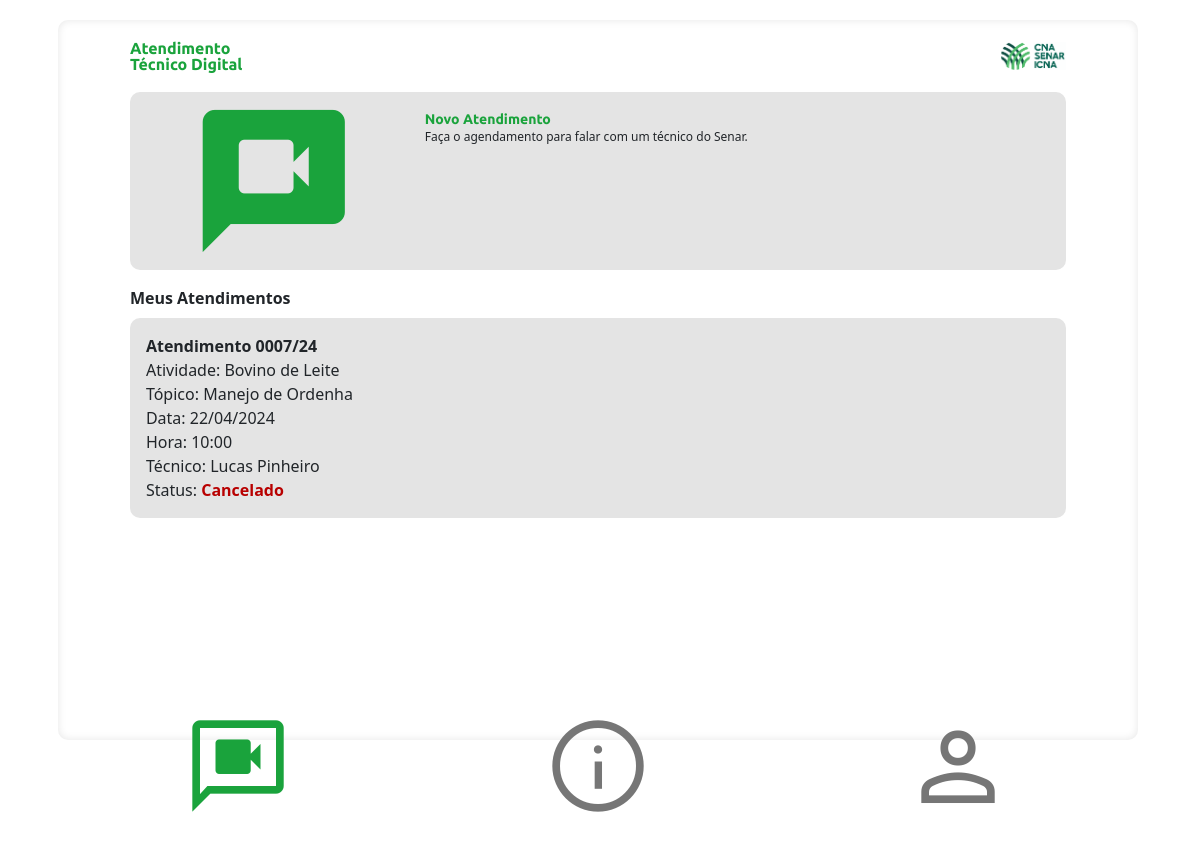
/produtor/meus-atendimentos/ (signed in), run on an earlier commit of the app's database.
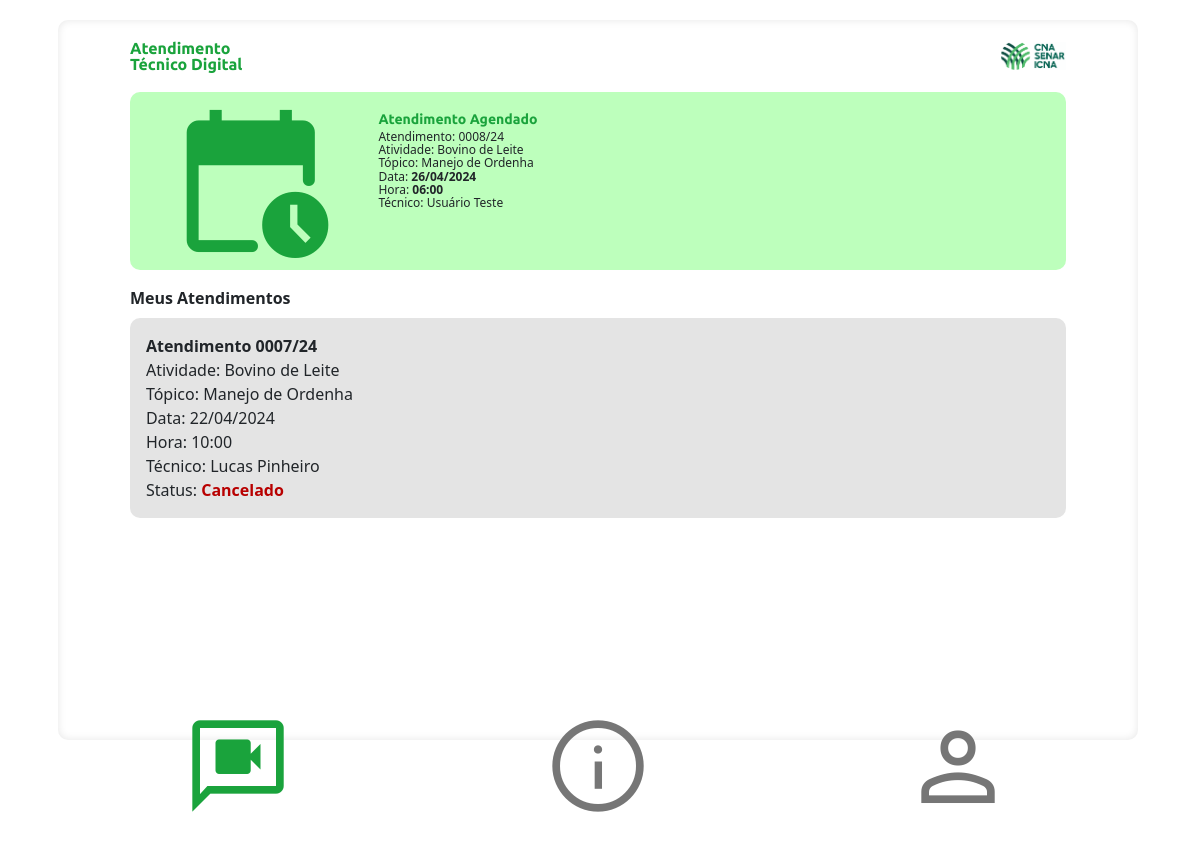
And on a later commit of the database.
### apps/modulo_admin/models.py (models this page shows, shortened)
class Atendimento(models.Model):
    data_registro = models.DateTimeField(auto_now_add=True)
    data_ultima_atualizacao = models.DateTimeField(auto_now=True)
    regional = models.CharField(max_length=2, choices=LISTA_UFS_SIGLAS, null=False, blank=False, default='MS')
    tecnico = models.ForeignKey(Usuario, on_delete=models.SET_NULL, null=True, blank=True, related_name='tecnico_atendimento')
    produtor = models.ForeignKey(Usuario, on_delete=models.SET_NULL, null=True, blank=True, related_name='produtor_atendimento')
    atendimento_retorno = models.BooleanField(default=False)
    atendimento_anterior = models.ForeignKey('self', on_delete=models.SET_NULL, null=True, blank=True, related_name='atendimentos_posteriores')
    atividade_produtiva = models.CharField(max_length=120, choices=ATIVIDADE_PRODUTIVA, null=False, blank=False)
    topico = models.CharField(max_length=120, null=False, blank=False)
    data = models.DateField(null=False, blank=False)
    hora = models.CharField(max_length=5, null=False, blank=False)
    mais_informacoes = models.TextField(null=True, blank=True)
    imagem01 = models.ImageField(null=True, blank=True)
    imagem02 = models.ImageField(null=True, blank=True)
    imagem03 = models.ImageField(null=True, blank=True)
    status = models.CharField(max_length=15, choices=STATUS_ATENDIMENTO, null=False, blank=False)
    del_status = models.BooleanField(default=False)
    del_data = models.DateTimeField(null=True, blank=True)
    del_cpf = models.CharField(max_length=14, null=True, blank=True)
    def atendimento_id(self):
        year_suffix = self.data.strftime('%y')
        id_str = str(self.id).zfill(4)
        return f"{id_str}/{year_suffix}"

class Usuario(models.Model):
    user = models.OneToOneField(User, on_delete=models.CASCADE, related_name='usuario_relacionado')
    data_registro = models.DateTimeField(auto_now_add=True)
    data_ultima_atualizacao = models.DateTimeField(auto_now=True)
    cpf = models.CharField(max_length=14, null=False, blank=False, unique=True)
    nome_completo = models.CharField(max_length=100, null=False, blank=False)
    data_nascimento = models.DateField(null=True, blank=True)
    sexo = models.CharField(max_length=100, choices=GENERO_SEXUAL, null=False, blank=False)
    reside_cod_ibge = models.CharField(max_length=10, null=True, blank=True)
    celular = models.CharField(max_length=17, null=True, blank=True)
    email_pessoal = models.EmailField(max_length=40, null=True, blank=True)
    usuario_is_ativo = models.BooleanField(default=True, null=False, blank=False, db_index=True)
    del_status = models.BooleanField(default=False)
    del_data = models.DateTimeField(null=True, blank=True)
    del_cpf = models.CharField(max_length=14, null=True, blank=True)
    def primeiro_ultimo_nome(self):
        partes_nome = self.nome_completo.split()
        primeiro_nome = partes_nome[0]
        ultimo_nome = partes_nome[-1] if len(partes_nome) > 1 else ''
        return f"{primeiro_nome} {ultimo_nome}"

### apps/modulo_produtor/views.py (the view)
# urls.py: path('produtor/meus-atendimentos/', produtor_meus_atendimentos_lista, name='produtor_meus_atendimentos_lista'),
def produtor_meus_atendimentos_lista(request):
    produtor = request.user.usuario_relacionado
    atendimentos = Atendimento.objects.filter(produtor=produtor).order_by('-id')
    agendamento = atendimentos.filter(status='agendado').first()
    atendimentos = atendimentos.exclude(status='agendado')
    conteudo = {
        'agendamento': agendamento,
        'atendimentos': atendimentos,
    }
    conteudo = {
        'agendamento': agendamento,
        'atendimentos': atendimentos,
    }
    return render(request, 'modulo_produtor/meus_atendimentos_lista.html', conteudo)

### templates/modulo_produtor/meus_atendimentos_lista.html (shortened to what this page needs)
{% extends '_partials/base_main_produtor.html' %}
{% load static %}
{% block extra_head %}
    <link rel="stylesheet" href="{% static 'styles/modulo_produtor/meus_atendimentos.css' %}">
    <link rel="stylesheet" href="{% static 'styles/modulo_produtor/card_agendamento.css' %}">
{% endblock %}
{% block content %}
    {% if agendamento %}
        <div class="card-agendamento" id="cardAgendamento" data-id="{{ agendamento.id }}">
            <div class="image-card">
                <i class="material-symbols-outlined">calendar_clock</i>
            </div>
            <div class="textos-card">
                <div class="titulo-card">
                    Atendimento Agendado
                </div>
                <div class="texto-card" >
                    <span>Atendimento: {{ agendamento.atendimento_id }}</span>
                    <span>Atividade: {{ agendamento.get_atividade_produtiva_display }}</span>
                    <span>Tópico: {{ agendamento.topico }}</span>
                    <span>Data: <b>{{ agendamento.data|date:'d/m/Y' }}</b></span>
                    <span>Hora: <b>{{ agendamento.hora }}</b></span>
                    <span>Técnico: {{ agendamento.tecnico.primeiro_ultimo_nome }}</span>
                </div>
            </div>
        </div>
    {% else %}
        <div class="card-novo-atendimento" id="novoAtendimento" onclick="window.location.href='/produtor/novo-atendimento/'">
            <div class="image-card">
                <i class="material-symbols-outlined">video_chat</i>
            </div>
            <div class="textos-card">
                <div class="titulo-card">
                    Novo Atendimento
                </div>
                <div class="texto-card">
                    Faça o agendamento para falar com um técnico do Senar.<br>
                </div>
            </div>
        </div>
    {% endif %}
    <div class="lista-atendimentos">
        <div style="margin-bottom: 1vh;"><b>Meus Atendimentos</b></div>
        <div class="carrossel-vertical">
            {% for atendimento in atendimentos %}
                <div class="card-atendimento" data-id="{{ atendimento.id }}">
                    <div class="card-atendimento__informacoes">
                        <span><b>Atendimento {{ atendimento.atendimento_id }}</b></span>
                        <span>Atividade: {{ atendimento.get_atividade_produtiva_display }}</span>
                        <span>Tópico: {{ atendimento.topico }}</span>
                        <span>Data: {{ atendimento.data|date:'d/m/Y' }}</span>
                        <span>Hora: {{ atendimento.hora }}</span>
                        <span>Técnico: {{ atendimento.tecnico.primeiro_ultimo_nome }}</span>
                        {% if atendimento.status == 'cancelado' %}
                            <span>Status: <span class='status cancelado'>Cancelado</span></span>
                        {% else %}
                            <span>Status: <span class='status realizado'>Realizado</span></span>
                        {% endif %}
                    </div>
                </div>
            {% endfor %}
        </div>
    </div>
{% endblock %}

### templates/_partials/base_main_produtor.html (shortened to what this page needs)
{% load static %}
<!DOCTYPE html>
<html lang="pt-BR">
<head>
    <link href="https://cdn.jsdelivr.net/npm/bootstrap@5.1.1/dist/css/bootstrap.min.css" rel="stylesheet">
    <link rel="stylesheet" href="https://cdnjs.cloudflare.com/ajax/libs/font-awesome/6.0.0-beta3/css/all.min.css">
    <link rel="stylesheet" href="{% static 'styles/cores.css' %}">
    <link rel="stylesheet" href="{% static 'styles/partials/base_main_produtor.css' %}">
    <link rel="stylesheet" href="{% static 'styles/modulo_produtor/card_atendimento.css' %}">
    {% block extra_head %}{% endblock %}
</head>
<body>
    <div class="container_body" >
        {% include '_partials/header_produtor.html' %}
        <div class="container_pagina">
            {% block content %}{% endblock%}
        </div>
        {% include '_partials/navbar_produtor.html' %}
    </div>
    <div style="color:white">
    </div>
</body>
</html>

### templates/_partials/header_produtor.html
{% load static %}
{% block extra_head %}
    <link rel="stylesheet" href="{% static 'styles/partials/header_produtor.css' %}">
{% endblock %}
<div class="header">
    <span>Atendimento<br> Técnico Digital</span>
    <img src="{% static 'assets/imagens/CNA_Logo.png' %}" alt="Logo CNA" >
</div>

### templates/_partials/navbar_produtor.html
{% load static %}
{% block extra_head %}
    <link rel="stylesheet" href="{% static 'styles/partials/navbar_produtor.css' %}">
{% endblock %}
<div class="navbar" id="navbar">
    <div class="nav-item" id="abaAtendimentos">
        <i class="material-symbols-outlined" style="font-size: 9vw;">video_chat</i>
    </div>
    <div class="nav-item" id="abaInformacoes">
        <i class="material-symbols-outlined" style="font-size: 9vw;">info</i>
    </div>
    <div class="nav-item" id="abaMeusDados">
        <i class="material-symbols-outlined" style="font-size: 9vw;">person</i>
    </div>
</div>

### setup/static/styles/cores.css (style rules this page uses)
:root { --verde-capital: #1AA33C; --cinza-primario: #6A6A6A; --cinza-escuro: #484848; --cinza-claro: #e4e4e4; --agendado: #ff2200; --cancelado: #b80000; --realizado: var(--verde-capital); --editar: #f5840b; }

### setup/static/styles/partials/base_main_produtor.css (style rules this page uses)
body { display: flex; justify-content: center; align-items: center; height: 100%h; padding: 20px; overflow: hidden; user-select: none; }
.container_body { height: 90vh; width: 90vw; box-shadow:inset 0px 0px 8px rgba(0, 0, 0, 0.1); border-radius: 10px; display: grid; grid-template-rows: 10% 80% 10%; padding: 0vw 6vw; }
.container_pagina { overflow: hidden; }
.container_pagina { opacity: 0; }
.container_pagina.animate-page-enter { animation: fadeInAnimation 0.2s forwards; }

### setup/static/styles/modulo_produtor/card_atendimento.css (style rules this page uses)
.card-atendimento { display: grid; grid-template-columns: 100%; justify-content: center; align-items: center; background-color: var(--cinza-claro); border-radius: 10px; padding: 2vh; }
.card-atendimento__informacoes { display: flex; flex-direction: column; justify-content: flex-start; }
.status { font-weight: bold; }
.cancelado { color: var(--cancelado); }

### setup/static/styles/modulo_produtor/meus_atendimentos.css (style rules this page uses)
.image-card { width: 100%; text-align: center; display: flex; align-items: center; justify-content: center; }
.image-card .material-symbols-outlined { font-size: 16vw; text-align: center; color: var(--verde-capital); font-variation-settings: 'FILL' 1, 'wght' 500, 'GRAD' 0, 'opsz' 48 }
.textos-card { width: 100%; display: flex; flex-direction: column; margin: 1.5vh; }
.titulo-card { font-weight: bold; font-family: 'Ubuntu', sans-serif; font-size: 2vh; color: var(--verde-capital); }
.texto-card { font-size: 1.5vh; line-height: 1.1; }
.lista-atendimentos { margin-top: 2vh; }
.carrossel-vertical { display: flex; flex-direction: column; gap: 2vh; max-height: 53vh; overflow-y: auto; padding-bottom: 15vh; }

### setup/static/styles/modulo_produtor/card_agendamento.css (style rules this page uses)
.card-agendamento { display: grid; grid-template-columns: 25% 70%; padding: 5px; background-color: #bdffbc; border-radius: 10px; }
.image-card { width: 100%; text-align: center; display: flex; align-items: center; justify-content: center; }
.image-card .material-symbols-outlined { font-size: 14vw; text-align: center; color: var(--verde-capital); font-variation-settings: 'FILL' 1, 'wght' 500, 'GRAD' 0, 'opsz' 48 }
.textos-card { width: 100%; display: flex; flex-direction: column; margin: 1.5vh; }
.titulo-card { font-weight: bold; font-family: 'Ubuntu', sans-serif; font-size: 1.75vh; color: var(--verde-capital); }
.texto-card { font-size: 1.5vh; line-height: 1.1; display: flex; flex-direction: column; }

### setup/static/styles/partials/header_produtor.css (style rules this page uses)
.header { display: flex; flex-direction: row; justify-content: space-between; align-items: center; }
.header span { color: var(--verde-capital); font-family: 'Ubuntu', sans-serif; line-height: 1; font-weight: bold; }
.header img { height: 90%; }

### setup/static/styles/partials/navbar_produtor.css (style rules this page uses)
.navbar { margin: 0 -6vw 0 -6vw; z-index: 1000; display: flex; flex-direction: row; justify-content: space-around; }
.nav-item { text-align: center; font-size: 80%; text-decoration: none; padding: 3vw; color: #767676; vertical-align: center; }
.nav-item i { display: block; text-align: center; font-size: 3vh; }
.material-symbols-outlined { font-size: 16vw; text-align: center; font-variation-settings: 'FILL' 0, 'wght' 500, 'GRAD' 0, 'opsz' 48 }
.active { color: var(--verde-capital); border-radius: 20px; }

What changed in the data, as far as the page shows it:
added Atendimento: atendimento_id "0008/24", atividade_produtiva "Bovino de Leite", topico "Manejo de Ordenha", data "26/04/2024", hora "06:00", tecnico.primeiro_ultimo_nome "Usuário Teste"
Also different on the page:
text no longer shown: "Novo Atendimento Faça o agendamento para falar com um técnico do Senar."
text now shown: "Atendimento Agendado Atendimento: Atividade: Tópico: Data: Hora: Técnico:"
